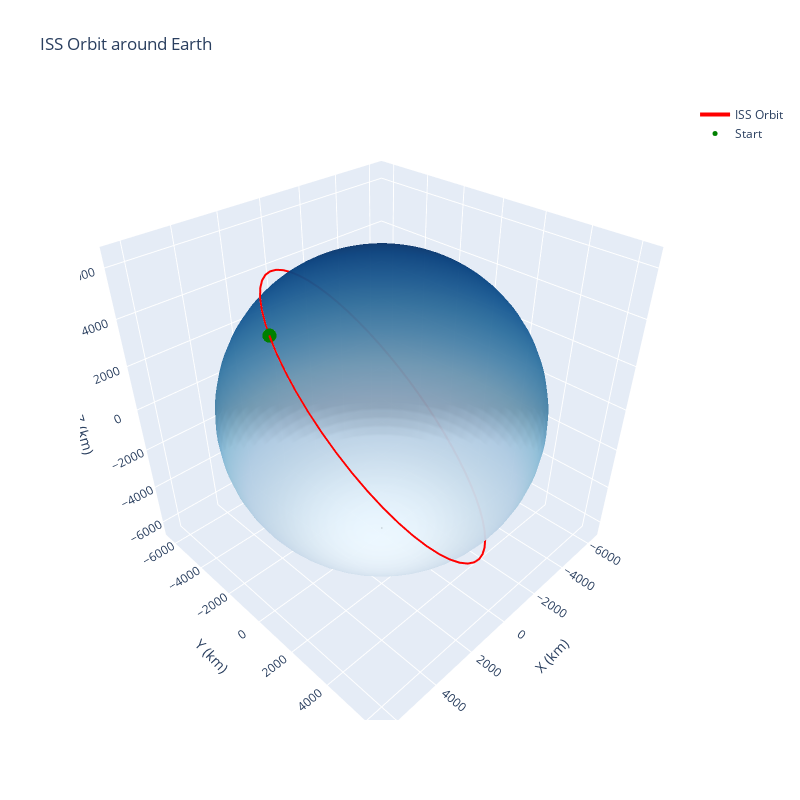

This figure's notebook cell:
### Code cell
# let's plot!
x = sol[:, 0]
y = sol[:, 1]
z = sol[:, 2]

fig = go.Figure()

# spherical earth
u = np.linspace(0, 2 * np.pi, 50)
v = np.linspace(0, np.pi, 50)
x_sphere = R_E * np.outer(np.cos(u), np.sin(v))
y_sphere = R_E * np.outer(np.sin(u), np.sin(v))
z_sphere = R_E * np.outer(np.ones(np.size(u)), np.cos(v))

fig.add_trace(go.Surface(
    x=x_sphere, y=y_sphere, z=z_sphere, 
    colorscale='Blues', 
    showscale=False, 
    opacity=0.8,
    hoverinfo='skip',
    showlegend=False,
    contours=dict(
        x=dict(highlight=False),
        y=dict(highlight=False),
        z=dict(highlight=False)  
    ) # this disables annoying highlighting of the sphere
))

# ISS trajectory
fig.add_trace(go.Scatter3d(
    x=x, y=y, z=z, 
    mode='lines', 
    line=dict(color='red', width=4),
    name='ISS Orbit',
    hovertemplate='<b>ISS Position</b><br>X: %{x:.2f} km<br>Y: %{y:.2f} km<br>Z: %{z:.2f} km<extra></extra>'
))

# starting point
fig.add_trace(go.Scatter3d(
    x=[x[0]], y=[y[0]], z=[z[0]],
    mode='markers',
    marker=dict(size=5, color='green'),
    name='Start',
    hoverinfo='name'
))

# layout config
fig.update_layout(
    scene=dict(
        xaxis_title='X (km)',
        yaxis_title='Y (km)',
        zaxis_title='Z (km)',
        aspectmode='data',  # Equal aspect ratio
    ),
    title='ISS Orbit around Earth',
    showlegend=True,
    width=800, 
    height=800
)

fig.show()

### Figure 1 — Plotly figure (JSON) as saved in the notebook; plotly's stock layout.template omitted (floating-point values rounded to 4 significant figures; data arrays with more than 128 entries replaced by an {"elided": "..."} marker saying what was removed)
{"data": [{"colorscale": [[0, "rgb(247,251,255)"], [0.125, "rgb(222,235,247)"], [0.25, "rgb(198,219,239)"], [0.375, "rgb(158,202,225)"], [0.5, "rgb(107,174,214)"], [0.625, "rgb(66,146,198)"], [0.75, "rgb(33,113,181)"], [0.875, "rgb(8,81,156)"], [1, "rgb(8,48,107)"]], "contours": {"x": {"highlight": false}, "y": {"highlight": false}, "z": {"highlight": false}}, "hoverinfo": "skip", "opacity": 0.8, "showlegend": false, "showscale": false, "type": "surface", "x": {"elided": "50x50 float values"}, "y": {"elided": "50x50 float values"}, "z": {"elided": "50x50 float values"}}, {"hovertemplate": "<b>ISS Position</b><br>X: %{x:.2f} km<br>Y: %{y:.2f} km<br>Z: %{z:.2f} km<extra></extra>", "line": {"color": "red", "width": 4}, "mode": "lines", "name": "ISS Orbit", "type": "scatter3d", "x": [4595.0, 4870.0, 5083.0, 5231.0, 5313.0, 5327.0, 5274.0, 5153.0, 4968.0, 4719.0, 4410.0, 4045.0, 3628.0, 3166.0, 2663.0, 2127.0, 1563.0, 980.2, 384.6, -215.9, -813.7, -1401.0, -1971.0, -2516.0, -3028.0, -3503.0, -3933.0, -4313.0, -4639.0, -4905.0, -5110.0, -5250.0, -5323.0, -5329.0, -5267.0, -5138.0, -4944.0, -4688.0, -4372.0, -4000.0, -3578.0, -3110.0, -2603.0, -2062.0, -1495.0, -909.9, -312.7, 288.5, 886.0, 1472.0, 2040.0, 2581.0, 3090.0, 3559.0, 3984.0, 4357.0, 4675.0], "y": [-518.5, 154.0, 824.5, 1484.0, 2126.0, 2740.0, 3319.0, 3856.0, 4344.0, 4777.0, 5149.0, 5456.0, 5694.0, 5859.0, 5950.0, 5965.0, 5905.0, 5770.0, 5561.0, 5282.0, 4936.0, 4528.0, 4062.0, 3545.0, 2982.0, 2382.0, 1752.0, 1100.0, 433.2, -238.7, -907.6, -1565.0, -2202.0, -2812.0, -3386.0, -3917.0, -4398.0, -4824.0, -5188.0, -5486.0, -5715.0, -5871.0, -5953.0, -5959.0, -5889.0, -5744.0, -5526.0, -5238.0, -4884.0, -4467.0, -3994.0, -3469.0, -2901.0, -2295.0, -1661.0, -1005.0, -336.5], "z": [4972.0, 4729.0, 4426.0, 4067.0, 3656.0, 3199.0, 2700.0, 2168.0, 1608.0, 1028.0, 434.2, -164.8, -761.7, -1349.0, -1919.0, -2465.0, -2979.0, -3456.0, -3889.0, -4272.0, -4602.0, -4873.0, -5082.0, -5227.0, -5305.0, -5317.0, -5261.0, -5138.0, -4950.0, -4700.0, -4390.0, -4024.0, -3607.0, -3145.0, -2642.0, -2106.0, -1544.0, -961.3, -366.8, 232.3, 828.4, 1414.0, 1982.0, 2524.0, 3035.0, 3506.0, 3934.0, 4311.0, 4633.0, 4897.0, 5098.0, 5234.0, 5304.0, 5306.0, 5241.0, 5109.0, 4912.0]}, {"hoverinfo": "name", "marker": {"color": "green", "size": 5}, "mode": "markers", "name": "Start", "type": "scatter3d", "x": [4595.0], "y": [-518.5], "z": [4972.0]}], "layout": {"height": 800, "scene": {"aspectmode": "data", "xaxis": {"title": {"text": "X (km)"}}, "yaxis": {"title": {"text": "Y (km)"}}, "zaxis": {"title": {"text": "Z (km)"}}}, "showlegend": true, "title": {"text": "ISS Orbit around Earth"}, "width": 800}}
